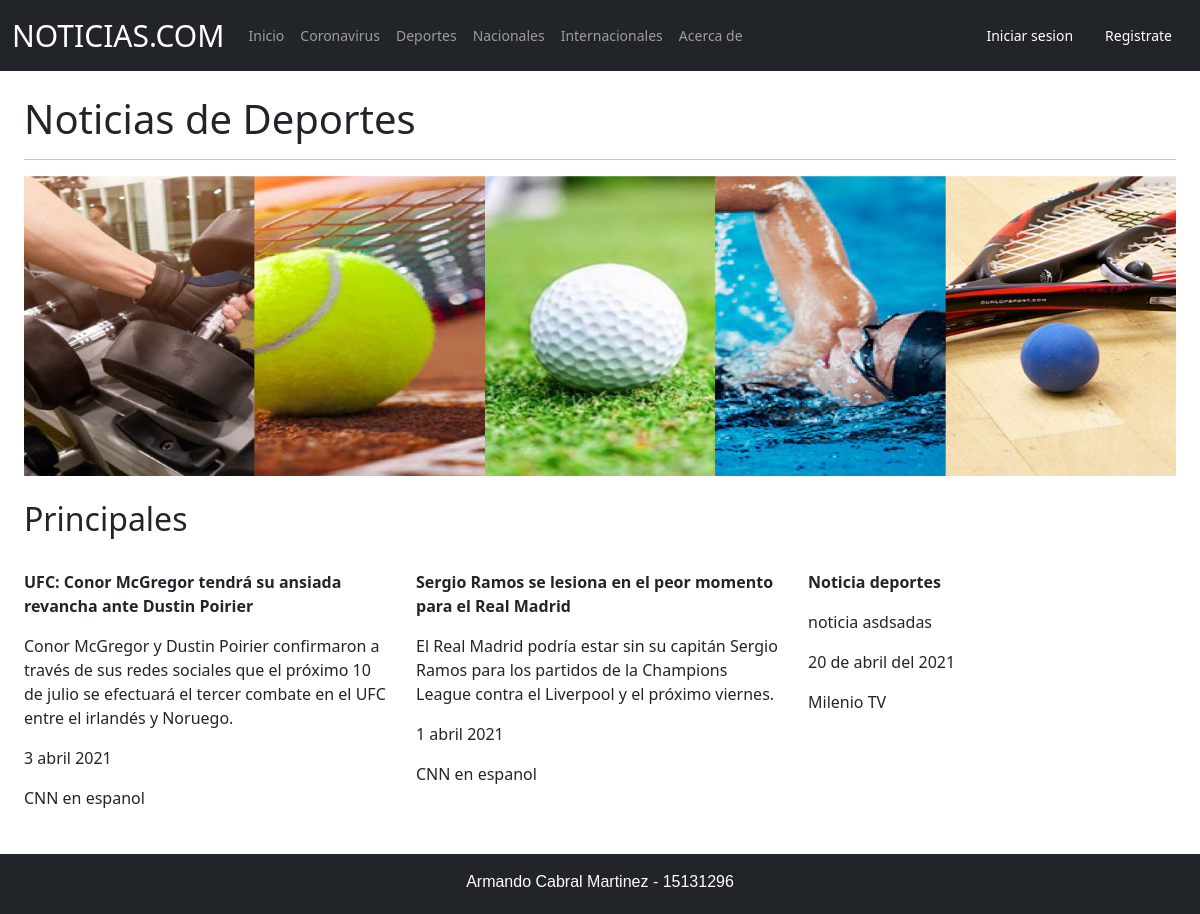
The app's page /accounts/deportes with its own data.
### noticias/models.py (models this page shows, shortened)
class deportes (models.Model):
	nombre = models.CharField(default = "",null=True,max_length = 200)
	descripcion = models.TextField(default = "",null=True,max_length = 200)
	fecha = models.CharField(default = "",null=True,max_length = 200)
	autor = models.CharField(default = "",null=True,max_length = 200)

### noticias/views.py (the view)
# urls.py: path('deportes',DeportesPageView.as_view(),name = 'deportes'),
class DeportesPageView(ListView):
	model = deportes
	template_name = 'deportes.html'
	context_object_name = 'noticias_list'

### noticias/templates/deportes.html (shortened to what this page needs)
{% extends 'base.html' %}
{% block content %}
{% load static %}
<body>
	<div class="px-4">
		<br>
		<h1>Noticias de Deportes</h1>
		<hr>
		<div class="row">
	    	<img src="{% static 'files/bannerDeportes.jpg' %}" height="300px"
	    	width="1220px">
    	</div>
		<br>
		<h2>Principales</h2>
		<div class="row">
				{% for deportes in noticias_list %}
				<div class=col-md-4>
                    <br>
					<p><strong>{{ deportes.nombre }}</strong></p>
			        <p>{{ deportes.descripcion }}</p>
			        <p>{{ deportes.fecha }}</p>
			        <p>{{ deportes.autor }}</p>
				</div>
	    		{% endfor %}
		</div>
	</div>
	<br><br>
</body>
{% endblock content %}

### records on screen
deportes: nombre "UFC: Conor McGregor tendrá su ansiada revancha ante Dustin Poirier", descripcion "Conor McGregor y Dustin Poirier confirmaron a través de sus redes sociales que el próximo 10 de julio se efectuará el tercer combate en el UFC entre el irlandés y Noruego.", fecha "3 abril 2021", autor "CNN en espanol"
deportes: nombre "Sergio Ramos se lesiona en el peor momento para el Real Madrid", descripcion "El Real Madrid podría estar sin su capitán Sergio Ramos para los partidos de la Champions League contra el Liverpool y el próximo viernes.", fecha "1 abril 2021", autor "CNN en espanol"
deportes: nombre "Noticia deportes", descripcion "noticia asdsadas", fecha "20 de abril del 2021", autor "Milenio TV"
